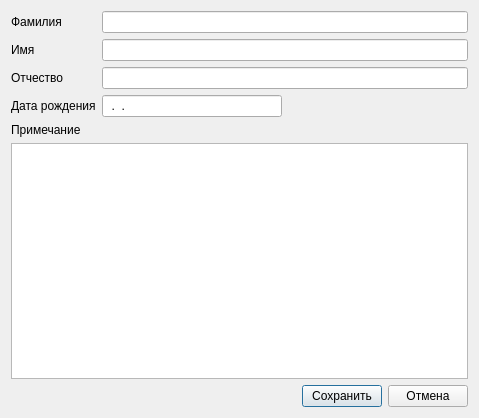
<?xml version="1.0" encoding="UTF-8"?>
<ui version="4.0">
 <class>SportsmenForm</class>
 <widget class="QDialog" name="SportsmenForm">
  <property name="geometry">
   <rect>
    <x>0</x>
    <y>0</y>
    <width>479</width>
    <height>418</height>
   </rect>
  </property>
  <property name="windowTitle">
   <string>Спортсмен</string>
  </property>
  <layout class="QVBoxLayout" name="verticalLayout_2">
   <item>
    <layout class="QGridLayout" name="gridLayout">
     <item row="2" column="0">
      <widget class="QLabel" name="label_3">
       <property name="text">
        <string>Отчество</string>
       </property>
      </widget>
     </item>
     <item row="1" column="0">
      <widget class="QLabel" name="label_2">
       <property name="text">
        <string>Имя</string>
       </property>
      </widget>
     </item>
     <item row="3" column="1">
      <widget class="QLineEdit" name="line_bornDate">
       <property name="inputMask">
        <string>00.00.0000</string>
       </property>
      </widget>
     </item>
     <item row="3" column="0">
      <widget class="QLabel" name="label_4">
       <property name="text">
        <string>Дата рождения</string>
       </property>
      </widget>
     </item>
     <item row="0" column="0">
      <widget class="QLabel" name="label">
       <property name="text">
        <string>Фамилия</string>
       </property>
      </widget>
     </item>
     <item row="3" column="2">
      <spacer name="horizontalSpacer">
       <property name="orientation">
        <enum>Qt::Horizontal</enum>
       </property>
       <property name="sizeHint" stdset="0">
        <size>
         <width>40</width>
         <height>20</height>
        </size>
       </property>
      </spacer>
     </item>
     <item row="2" column="1" colspan="2">
      <widget class="QLineEdit" name="line_midllename"/>
     </item>
     <item row="1" column="1" colspan="2">
      <widget class="QLineEdit" name="line_name"/>
     </item>
     <item row="0" column="1" colspan="2">
      <widget class="QLineEdit" name="line_surname"/>
     </item>
    </layout>
   </item>
   <item>
    <layout class="QVBoxLayout" name="verticalLayout">
     <item>
      <widget class="QLabel" name="label_5">
       <property name="text">
        <string>Примечание</string>
       </property>
      </widget>
     </item>
     <item>
      <widget class="QPlainTextEdit" name="text_comments"/>
     </item>
    </layout>
   </item>
   <item>
    <layout class="QHBoxLayout" name="horizontalLayout">
     <item>
      <spacer name="horizontalSpacer_2">
       <property name="orientation">
        <enum>Qt::Horizontal</enum>
       </property>
       <property name="sizeHint" stdset="0">
        <size>
         <width>40</width>
         <height>20</height>
        </size>
       </property>
      </spacer>
     </item>
     <item>
      <widget class="QPushButton" name="btn_save">
       <property name="text">
        <string>Сохранить</string>
       </property>
      </widget>
     </item>
     <item>
      <widget class="QPushButton" name="btn_cancel">
       <property name="text">
        <string>Отмена</string>
       </property>
      </widget>
     </item>
    </layout>
   </item>
  </layout>
 </widget>
 <tabstops>
  <tabstop>line_surname</tabstop>
  <tabstop>line_name</tabstop>
  <tabstop>line_midllename</tabstop>
  <tabstop>line_bornDate</tabstop>
  <tabstop>text_comments</tabstop>
  <tabstop>btn_save</tabstop>
  <tabstop>btn_cancel</tabstop>
 </tabstops>
 <resources/>
 <connections>
  <connection>
   <sender>btn_save</sender>
   <signal>clicked()</signal>
   <receiver>SportsmenForm</receiver>
   <slot>accept()</slot>
   <hints>
    <hint type="sourcelabel">
     <x>329</x>
     <y>401</y>
    </hint>
    <hint type="destinationlabel">
     <x>256</x>
     <y>383</y>
    </hint>
   </hints>
  </connection>
  <connection>
   <sender>btn_cancel</sender>
   <signal>clicked()</signal>
   <receiver>SportsmenForm</receiver>
   <slot>reject()</slot>
   <hints>
    <hint type="sourcelabel">
     <x>446</x>
     <y>397</y>
    </hint>
    <hint type="destinationlabel">
     <x>472</x>
     <y>373</y>
    </hint>
   </hints>
  </connection>
 </connections>
</ui>
